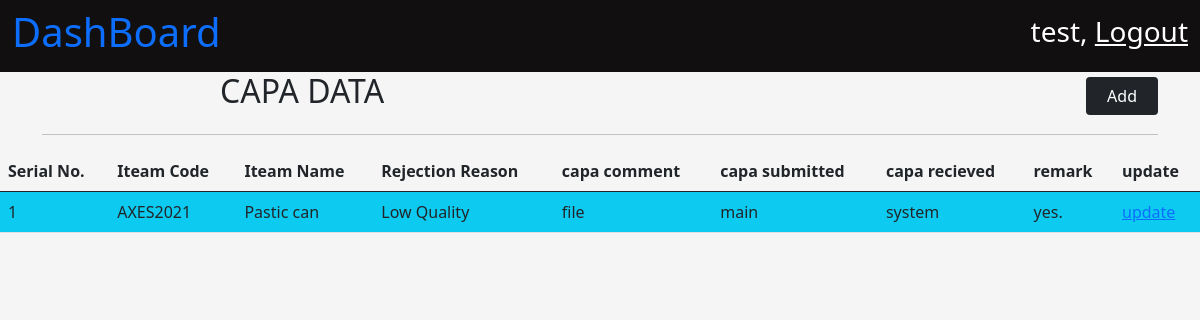
/quality/capaData/ (signed in), run on the app's committed database.
### MouldQuality/models.py (models this page shows)
class capa_data(models.Model):
    serial_number = models.AutoField(primary_key=True)
    item_code = models.CharField(max_length=100)
    item_name = models.CharField(max_length=200)
    last_updated = models.DateTimeField(auto_now = True)
    rejection_reason = models.CharField(max_length=100, null = True)
    capa_comment = models.CharField(max_length=200, null = True)
    capa_submitted = models.CharField(max_length=200, null = True)
    capa_recv = models.CharField(max_length=200, null = True)
    remark = models.CharField(max_length=200, null = True)

### MouldQuality/views.py (the view)
# urls.py: path('capaData/', views.capa_data_show, name = "CapaData"),
@login_required
def capa_data_show(request):
    context = {}
    context['capa_data'] = capa_data.objects.all()[::-1]
    if len(context['capa_data']) == 0:
        context['NO_DATA'] = True
    return render(request, 'quality/capa_data.html', context)

### MouldQuality/templates/quality/capa_data.html (shortened to what this page needs)
{% extends 'base.html' %}
{% load static %}
{% block title %}
    <link
        rel="stylesheet"
        href="{% static 'css/dashboard.css' %}" >
{% endblock %}
{% block body_content %}
    <nav
        class="navbar navbar-light dashboard_nav">
        <div class="container-fluid dashboard_nav">
            <p class="h1 dashboard_title">
                <a href="{% url 'homePage' %}" style="text-decoration:None;">
                  DashBoard
                </a>
            </p>
            <div class="user_data">
                <p class="h3">
                    {{ request.user.first_name }},
                    <a href="{% url 'userLogout' %}">
                        Logout
                    </a>
                </p>
            </div>
        </div>
    </nav>
    <div class="container">
        <div class="row">
            <div class="col">
                <p class="h2" style="text-align : center">
                    CAPA DATA
                </p>
            </div>
            <div class="col">
                <a href="{% url 'NewIteam' %}"> <button class="btn bg-dark text-white" style="padding-left: 20px;padding-right : 20px;margin-top : 5px;margin-left : 500px;">Add</button></a>
            </div>
        </div>
        <hr />
    </div>
    <div>
        <table class="table">
            <thead>
                <th class="col">
                    Serial No.
                </th>
                <th class="col">
                    Iteam Code
                </th>
                <th class="col">
                    Iteam Name
                </th>
                <th class="col">
                    Rejection Reason
                </th>
                <th class="col">
                    capa comment
                </th>
                <th class="col">
                    capa submitted
                </th>
                <th class="col">
                    capa recieved
                </th>
                <th class="col">
                    remark
                </th>
                <th class="col">
                    update
                </th>
            </thead>
            <tbody>
                {% for data in capa_data %}
                <tr class="bg-info">
                <td>
                    {{ data.serial_number }}
                </td>
                <td>
                    {{ data.item_code }}
                </td>
                <td>
                    {{ data.item_name }}
                </td>
                <td>
                    {{ data.rejection_reason }}
                </td>
                <td>
                    {{ data.capa_comment }}
                </td>
                <td>
                    {{ data.capa_submitted }}
                </td>
                <td>
                    {{ data.capa_recv }}
                </td>
                <td>
                    {{ data.remark }}
                </td>
                <td>
                    <a href="/quality/updateCAPA/{{ data.serial_number }}">update</a>
                </td>
                    </tr>
                {% endfor %}
            </tbody>
        </table>
    </div>
{% endblock %}

### user_panel/static/css/dashboard.css (style rules this page uses)
body { background-color: whitesmoke; }
nav.dashboard_nav { background-color: rgb(17, 15, 15); }
nav.dashboard_nav div.dashboard_nav { color : white; }
nav.dashboard_nav div.user_data p a { color: white; }

### data on the page
capa_data: serial_number "1", item_code "AXES2021", item_name "Pastic can", rejection_reason "Low Quality", capa_comment "file", capa_submitted "main", capa_recv "system", remark "yes."

### other printed values
{{ request.user.first_name }} "test"
